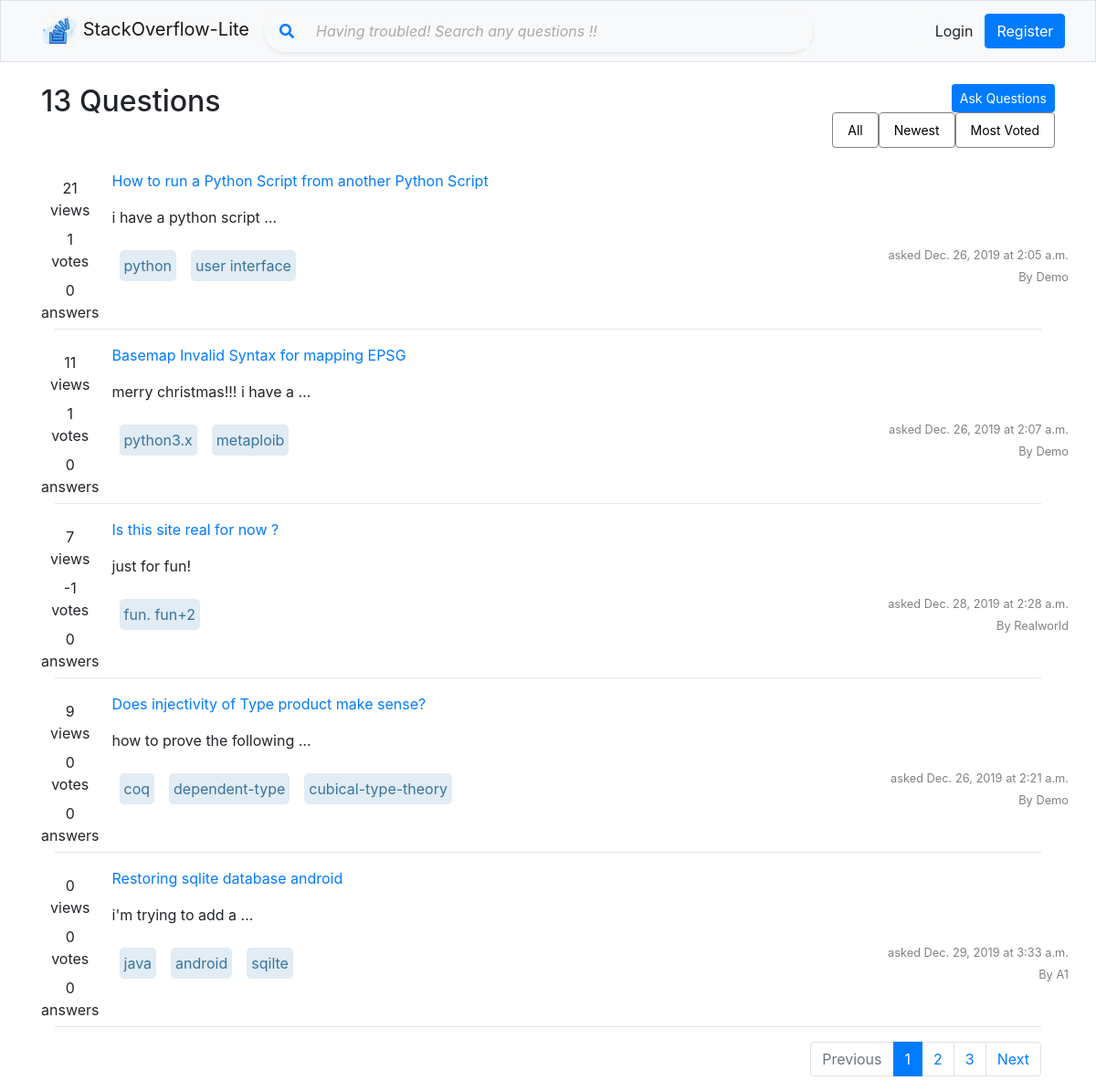
/?query=most_voted, run on the app's committed database.
### overflow/models/QuestionModel.py (models this page shows, shortened)
class QuestionModel(models.Model):
    title = models.CharField(max_length=120, unique=True)
    description = RichTextField(null=True)
    tag = models.CharField(max_length=120, null=True)
    views = models.PositiveIntegerField(default=0)
    final_answer_id = models.IntegerField(null=True)
    asked_at = models.DateTimeField(auto_now_add=True)
    modified_on = models.DateTimeField(auto_now=True)
    asked_by = models.ForeignKey(User, null=True, on_delete=models.SET_NULL)
    def tag_split(self):
        if self.tag:
            return self.tag.split(',')
    def answer_count(self):
        return self.am_question.count()
    def get_vote_count(self):
        result = self.qvm_question.aggregate(Sum('vote'))['vote__sum']
        if result:
            return result
        else:
            return 0

### overflow/views/index.py (the view)
# urls.py: path('', index.index, name='home'),
def index(request):
    question_list = []
    current_page_number = 1
    if request.method == "GET":
        current_page_number = request.GET.get('page', 1)
        question_filter = request.GET.get('query', None)
        if question_filter is None:
            question_list = QuestionModel.objects.all()
        else:
            if question_filter == FilterOption.all.name:
                question_list = QuestionModel.objects.all()
            elif question_filter == FilterOption.newest.name:
                question_list = QuestionModel.objects.order_by('-asked_at')
            elif question_filter == FilterOption.most_voted.name:
                question_list = QuestionModel.objects.annotate(qvm_question_count=Count("qvm_question")).order_by(
                    '-qvm_question_count')
    else:
        question_search = request.POST.get('search_bar')
        if question_search is not None:
            question_list = QuestionModel.objects.filter(title__icontains=question_search)
    paginator = Paginator(question_list, pagination_limit())
    try:
        questions = paginator.page(current_page_number)
    except PageNotAnInteger:
        questions = paginator.page(1)
    except EmptyPage:
        questions = paginator.page(paginator.num_pages)
    return render(request, 'overflow/index/index.html', {
        'questions': questions,
        'questions_count': question_list.count()
    })

### overflow/helper.py (called while the page is built)
def pagination_limit():
    return int(5)

### templates/overflow/index/index.html (shortened to what this page needs)
{% extends 'shared/_layout.html' %}
{% load static %}
{% block content %}
    <div class="container mt-4">
        <div class="row">
            <div class="col">
                <div class="col-xs-12">
                    <div class="col-xs-6" style="float: left; margin-right:60%;">
                        <h2>{{ questions_count }} Questions</h2>
                    </div>
                    <div class="col-xs-6" style="float: right;">
                        <a href="{% url 'ask_question' %}" class="btn btn-primary btn-sm">Ask Questions</a>
                    </div>
                </div>
                <div class="col-xs-12" style="float: right;">
                    <nav class="nav nav-pills">
                        <a class="btn-sm btn-outline-secondary nav-link" href="{% url 'home' %}?query=all">All</a>
                        <a class="btn-sm btn-outline-secondary nav-link" href="{% url 'home' %}?query=newest">Newest</a>
                        <a class="btn-sm btn-outline-secondary nav-link" href="{% url 'home' %}?query=most_voted">Most
                            Voted</a>
                    </nav>
                </div>
            </div>
        </div>
        <br>
        <div>
            <div class="col-xl-12">
                {% for question in questions %}
                    <div class="row">
                        <div class="col-xl-1 mb-2">
                            <div style="float: left; height: 150px; text-align: center;">
                                <div class="mt-2">
                                    {{ question.views }} <br>
                                    views
                                </div>
                                <div class="mt-2">
                                    {{ question.get_vote_count }} <br> votes
                                </div>
                                <div class="mt-2">
                                    {{ question.answer_count }} <br> answers
                                </div>
                            </div>
                        </div>
                        <div class="col">
                            <div class="row">
                                <div class="col">
                                    <a href="{% url 'question_detail' question.pk %}">{{ question.title | capfirst }}</a>
                                    <p>{{ question.description | safe | lower | truncatewords:5 }}</p>
                                </div>
                            </div>
                            <div class="row">
                                <div class="col-xl-8">
                                    {% for tag in question.tag_split %}
                                        <p id="tech_tag">
                                            {{ tag }}
                                        </p>
                                    {% endfor %}
                                </div>
                                <div class="col-xl-4 text-right">
                                    <small>asked {{ question.asked_at | date }}
                                        at {{ question.asked_at | time }}</small>
                                    <br>
                                    <small>By {{ question.asked_by | capfirst }} </small>
                                </div>
                            </div>
                        </div>
                    </div>
                    <hr>
                {% endfor %}
            </div>
            <div style="float: right;">
                {% if questions.has_other_pages %}
                    <ul class="pagination">
                        {% if questions.has_previous %}
                            <li class="page-item"><a class="page-link"
                                                     href="?page={{ questions.previous_page_number }}">Previous</a>
                            </li>
                        {% else %}
                            <li class="page-item disabled"><span><a class="page-link">Previous</a></span></li>
                        {% endif %}
                        {% for i in questions.paginator.page_range %}
                            {% if questions.number == i %}
                                <li class="active page-item"><span class="page-link">{{ i }} </span></li>
                            {% else %}
                                <li class="page-item"><a class="page-link" href="?page={{ i }}">{{ i }}</a></li>
                            {% endif %}
                        {% endfor %}
                        {% if questions.has_next %}
                            <li class="page-item"><a class="page-link"
                                                     href="?page={{ questions.next_page_number }}">Next</a></li>
                        {% else %}
                            <li class="page-item disabled"><span><a href="" class="page-link">Next</a></span></li>
                        {% endif %}
                    </ul>
                {% endif %}
            </div>
        </div>
    </div>
{% endblock %}

### static/Shared/app.css (style rules this page uses)
a.nav-link { color: black; border: 1px solid grey; }
#tech_tag { padding: 5px; text-align: center; margin: 8px; background-color: #E1ECF4; border-radius: 5px; float: left; color: #39739d; }
small { text-align: center; color: gray; }

### data on the page
QuestionModel: views "21", get_vote_count "1", answer_count "0", title "How to run a Python Script from another Python Script", description "i have a python script …", tag_split "python" "user interface", asked_at "Dec. 26, 2019", asked_at "2:05 a.m.", asked_by "Demo"
QuestionModel: views "11", get_vote_count "1", answer_count "0", title "Basemap Invalid Syntax for mapping EPSG", description "merry christmas!!! i have a …", tag_split "python3.x" "metaploib", asked_at "Dec. 26, 2019", asked_at "2:07 a.m.", asked_by "Demo"
QuestionModel: views "7", get_vote_count "-1", answer_count "0", title "Is this site real for now ?", description "just for fun!", tag_split "fun. fun+2", asked_at "Dec. 28, 2019", asked_at "2:28 a.m.", asked_by "Realworld"
QuestionModel: views "9", get_vote_count "0", answer_count "0", title "Does injectivity of Type product make sense?", description "how to prove the following …", tag_split "coq" "dependent-type" "cubical-type-theory", asked_at "Dec. 26, 2019", asked_at "2:21 a.m.", asked_by "Demo"
QuestionModel: views "0", get_vote_count "0", answer_count "0", title "Restoring sqlite database android", description "i'm trying to add a …", tag_split "java" "android" "sqilte", asked_at "Dec. 29, 2019", asked_at "3:33 a.m.", asked_by "A1"

### other printed values
{{ questions_count }} "13"
{{ i }} "1"
{{ i }} "2" "3"
